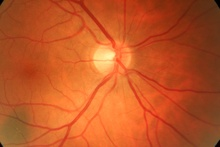
%> input picture Edge Detection/retina3.jpg, 220 x 147 px, shrunk from 1728 x 1152 before the run
$ octave LoG3.m   (GNU Octave 9; MATLAB toolbox functions it lacks are replaced by stand-ins)
%> lines starting %> are read from the running program, lines starting %| are printed output that depends on the picture; in (x1, y1, x2, y2) boxes, pixels count from 0 and x2, y2 are one past the last pixel; in counts of white or black regions, pixels touching at a corner belong together; the program's own positions count from 1
close all
clear
clc
rgbImage = imread('retina3.jpg');
%> rgbImage is the input picture: size 147x220x3 uint8; mean R, G, B 191.3, 86.2, 37.9
% Get the dimensions of the image.
[rows, columns, numberOfColorBands] = size(rgbImage);
%> rows = 147; columns = 220; numberOfColorBands = 3
% Display the original color image.
figure;

imshow(rgbImage);
title('original image');
% Enlarge figure to full screen.

%Extract the individual green color channel.

greenChannel = rgbImage(:, :, 2);
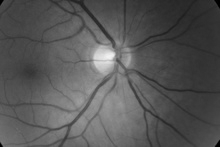
%> greenChannel: size 147x220 uint8; min 0, max 242, mean 86.2

%setting up the parameters for the LoG kernel

sigg = 0.5;
dim =5;
k = (dim-1)/2;
P=  zeros(dim,dim);

% LoG kernel

for i= 1:dim
    for j= 1:dim
        pt1 = 1/(2*sigg^4);
        pt2 = (((i-k-1)^2 + (j-k-1)^2)/sigg^2) - 2;
        pt3 = exp(-(((i-k-1)^2 + (j-k-1)^2)/(2*sigg^2)));
        P(i,j) = pt1 * pt2 * pt3;
    end
end

for i= 1:dim
    for j= 1:dim
        if (mod((i+j),2)==0)
            P(i,j) = ceil(P(i,j));
        else
            P(i,j) = floor(P(i,j));
        end
    end
end

P(1,1) = 0;
P(1,dim) = 0;
P(dim,1) = 0;
P(dim,dim) = 0;

% Construct Gaussian Kernel
sig=1;
m= 2*sig;

[h1, h2]=meshgrid(-(m-1):(m-1), -(m-1):(m-1));
hg= exp(-(h1.^2+h2.^2)/(2*sig^2))*(1/(2*pi*sig^2));
h=hg ./sum(hg(:));

% Blurring the image by convolution with the gaussian
 greenBlurred = conv2(greenChannel, h,'same');
 % Convolution of the blurred image with the LoG kernel
final = conv2(greenBlurred,P,'same');
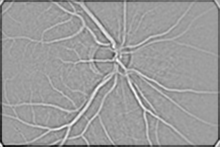
%> final: size 147x220 double; min -337, max 205.3, mean -7.2; drawn with min black and max white
%converting it to unsigned integer8 so that we can display
test_test = uint8(greenBlurred);
test_ege = uint8(final);
test_edge_copy = uint8(final);
figure;

imshow(test_test)
title('blurred image')
figure;

imshow(test_ege)
title('LoG convoluted image')


[rows_x_black,col_y_black] = size(test_ege);
%> rows_x_black = 147; col_y_black = 220

%creating a blank image for zero crossings
zcimg = zeros(rows_x_black,col_y_black);
%zero crossings
for i = 2:rows_x_black-1
    for j = 2:col_y_black-1
        neg_count = 0;
        pos_count = 0;
        for a = -1:1
            for b= -1:1
                if(a~=0 && b ~= 0)
                    if(final(i+a,j+b)< 10)
                        neg_count = neg_count+1;
                    end

                    if (final(i+a,j+b) > 10)
                        pos_count = pos_count + 1;
                    end
                end
            end
        end


        zero_cross = ((neg_count > 0)&&(pos_count>0));
        if(zero_cross)
            zcimg(i,j) = 1;
        end
    end
end
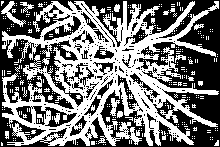
%> zcimg: size 147x220 double; values 0 (black) and 1 (white), 46.7% white; 333 white regions (311 under 20 px), largest, box (x1, y1, x2, y2) and area: (2, 1, 219, 146) 13435, (1, 1, 26, 27) 170, (110, 98, 120, 116) 90

edge_detect_kar_re_pls = uint8(zcimg);
figure;

imshow(zcimg)
title('zero cross result')

% [25 lines of commented-out code are left out]


[index,count] = bwlabel(zcimg);
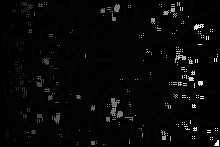
%> index: size 147x220 double; min 0, max 333, mean 9; drawn with min black and max white
%> count = 333

[index_x,index_y] = size(index);
%> index_x = 147; index_y = 220

for i=1:count
    [r,c] = find(index == i);
    payload = size(r,1);
    if(payload < 35)           %deleting the objects less than 25 in size
        zcimg(r,c) = 0;
    end
end
%> this loop made 333 passes
%> (r, c, payload) on passes 1, 3, 5: ([2; 3; 4; 5; 6; 2; 3; 4; 2; 3], [2; 2; 2; 2; 2; 3; 3; 3; 4; 4], 10), ([143; 144; 145; 146; 144; 145; 146], [2; 2; 2; 2; 3; 3; 3], 7), ([71; 72; 73; 74; 75; 76], [3; 3; 3; 3; 3; 3], 6)
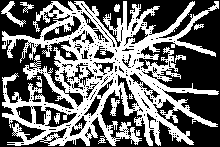
%> zcimg: size 147x220 double; values 0 (black) and 1 (white), 43.2% white; 9 white regions, largest, box (x1, y1, x2, y2) and area: (2, 1, 219, 146) 13435, (1, 1, 26, 27) 170, (110, 98, 120, 116) 90


 figure;

imshow(zcimg);
 title('Zero Cross Filter Results');
 % post processing the edge detections
q = bwmorph(zcimg,'thin',Inf);
%> q: size 147x220 logical; 14.6% white in thin lines or dots
 w = bwmorph(q,'bridge');
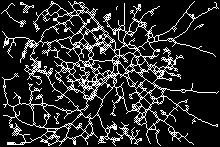
%> w: size 147x220 logical; 16.1% white in thin lines or dots

figure;

imshow((w))
title('Final Result')

asadf = imoverlay(rgbImage,w,'white');
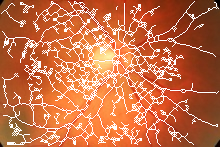
%> asadf: size 147x220x3 uint8; mean R, G, B 199.4, 112.8, 72.7
  figure;

imshow(asadf);
 title(' Color overlapped Image');

$ run again, with Edge Detection/retina1.jpg copied over Edge Detection/retina3.jpg
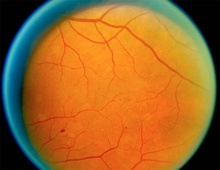
%> input picture Edge Detection/retina1.jpg, 220 x 170 px, shrunk from 800 x 619 before the run
%> rgbImage is the input picture: size 170x220x3 uint8; mean R, G, B 160.3, 104.3, 41.8
%> after the loop `for i = 2:rows_x_black-1`:
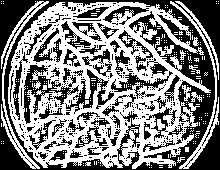
%> zcimg: size 170x220 double; values 0 (black) and 1 (white), 51.6% white; 417 black regions (359 under 20 px), largest, box (x1, y1, x2, y2) and area: (0, 0, 220, 170) 10209, (23, 65, 79, 124) 916, (65, 69, 114, 114) 586
%> count = 263
%> the loop `for i=1:count` made 263 passes
%> (r, c, payload) on passes 1, 2, 4: (2, 2, 1), (4, 2, 1), ([124; 125; 126; 127], [2; 2; 2; 2], 4)
%> q: size 170x220 logical; 18.6% white in thin lines or dots
%> w: size 170x220 logical; 20.8% white in thin lines or dots
%> `asadf = imoverlay(rgbImage,w,'white');`:
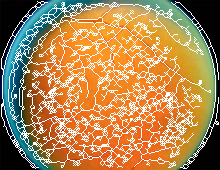
%> asadf: size 170x220x3 uint8; mean R, G, B 177, 135.5, 86.8

$ run again, with Edge Detection/retina2.jpg copied over Edge Detection/retina3.jpg
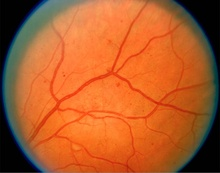
%> input picture Edge Detection/retina2.jpg, 220 x 173 px, shrunk from 800 x 628 before the run
%> rgbImage is the input picture: size 173x220x3 uint8; mean R, G, B 177.1, 93, 43.5
%> after the loop `for i = 2:rows_x_black-1`:
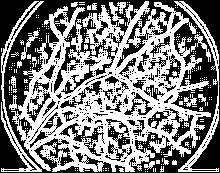
%> zcimg: size 173x220 double; values 0 (black) and 1 (white), 50.2% white; 417 black regions (369 under 20 px), largest, box (x1, y1, x2, y2) and area: (0, 0, 220, 173) 13998, (105, 119, 130, 161) 405, (59, 123, 105, 156) 386
%> count = 266
%> the loop `for i=1:count` made 266 passes
%> (r, c, payload) on passes 1, 3, 4: ([49; 50; 51; 52], [2; 2; 2; 2], 4), (68, 10, 1), (70, 10, 1)
%> q: size 173x220 logical; 17.1% white in thin lines or dots
%> w: size 173x220 logical; 19% white in thin lines or dots
%> `asadf = imoverlay(rgbImage,w,'white');`:
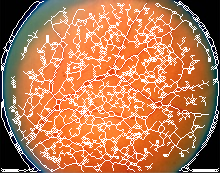
%> asadf: size 173x220x3 uint8; mean R, G, B 188.7, 123.8, 84.6
